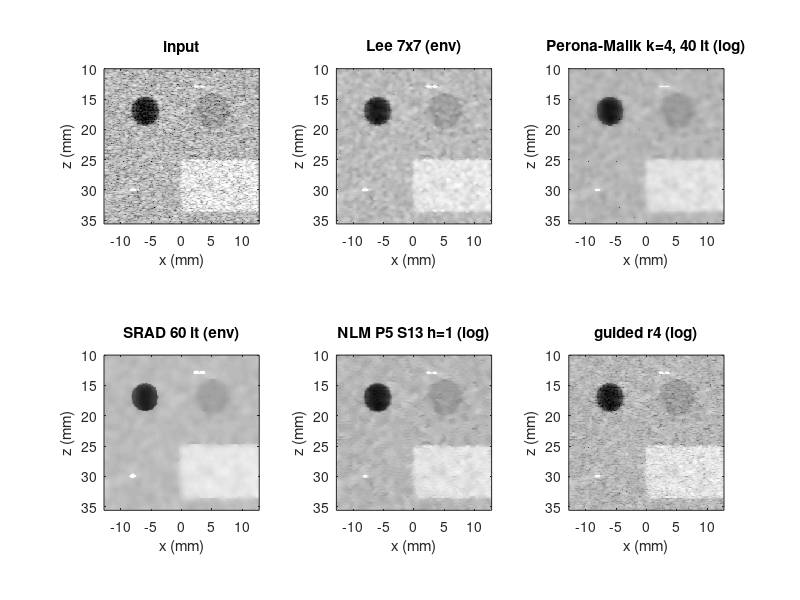

This chart was generated by the following MATLAB code:
%% m35_speckle_filters.m  --  one speckle phantom, ten classical filters, five numbers
% Purpose : Simulate a 256 x 256 B-mode phantom (k-space filtered complex Gaussian
%           scatterers: 5 MHz, 60% bandwidth, F#2, 0.1 mm pixels) with an anechoic cyst,
%           a -6 dB lesion, a +10 dB block with a vertical edge and point targets. Apply
%           mean, median, Lee, Kuan, Frost, Perona-Malik, SRAD, bilateral, non-local means
%           and self-guided filtering, and report for each: cyst and lesion gCNR, envelope
%           CNR, speckle SNR, log-speckle std, edge 10-90% width (erf fit) and point -6 dB
%           widths. Equations (35.5)-(35.14) of Module 35.
% Change  : window sizes, Cu, K, kappa, iterations, NLM h; f0, bw, Fn of the phantom.
% Expect  : input speckle SNR near 1.91 and log std near 5.57 dB; every filter raises
%           SNR and gCNR, and pays in edge width or point width.
% Base MATLAB only; runs in MATLAB R2019b+ and GNU Octave 8.
rng(35);

%% 1. phantom
N = 256; d = 0.1e-3; c0 = 1540; f0 = 5e6; lam = c0/f0; B = 0.6*f0; sf = B/(2*sqrt(2*log(2))); Fn = 2; z0 = 10e-3;
x = ((0:N-1) - N/2 + 0.5)*d;  z = z0 + ((0:N-1) + 0.5)*d;  [X, Z] = meshgrid(x, z);
fk = ([0:N/2-1, -N/2:-1])/(N*d);  [KX, KZ] = meshgrid(fk, fk);
H = exp(-(c0*KZ/2).^2/(2*sf^2)) .* max(0, 1 - abs(KX)*lam*Fn);
R = ones(N);  R(hypot(X + 6e-3, Z - 17e-3) < 2.5e-3) = 0;  R(hypot(X - 5e-3, Z - 17e-3) < 3e-3) = 10^(-0.6);
R(X >= 0 & Z >= 25e-3 & Z <= 33.5e-3) = 10;
s = sqrt(R + 1e-4) .* (randn(N) + 1i*randn(N))/sqrt(2);
apt = sqrt(1e3*N*N*sum(H(:).^2))/sum(H(:));                        % +30 dB point targets
pts = [-8e-3 30e-3; 2.5e-3 13e-3; 3.5e-3 13e-3];
for k = 1:3, [~, iq] = min(abs(x - pts(k,1))); [~, ir] = min(abs(z - pts(k,2))); s(ir, iq) = s(ir, iq) + apt; end
zf = ifft2(fft2(s).*H) * sqrt(N*N/sum(H(:).^2));
A = abs(zf);  Dlog = 20*log10(A + 1e-9);

%% 2. ROIs and metric helpers
inC = hypot(X + 6e-3, Z - 17e-3) < 2.0e-3;  outC = hypot(X + 6e-3, Z - 17e-3) > 3.25e-3 & hypot(X + 6e-3, Z - 17e-3) < 4.75e-3;
inL = hypot(X - 5e-3, Z - 17e-3) < 2.4e-3;  outL = hypot(X - 5e-3, Z - 17e-3) > 3.9e-3 & hypot(X - 5e-3, Z - 17e-3) < 5.7e-3;
bg = abs(X) <= 11e-3 & Z >= 21.5e-3 & Z <= 24.3e-3;
cnrf = @(a, b) abs(mean(a) - mean(b))/sqrt(var(a, 1) + var(b, 1));
edgesf = @(p) unique(p(round((0:64)*(numel(p) - 1)/64) + 1));       % 64 quantile bins of the pooled values (as in the page)
hm = @(h) [h(1:end-2); h(end-1) + h(end)];                            % values equal to the top edge go to the top bin
gc3 = @(a, b, e) 1 - sum(min(hm(histc(a, e))/numel(a), hm(histc(b, e))/numel(b)));
gcnrf = @(a, b) gc3(a(:), b(:), edgesf(sort([a(:); b(:)])));
ecols = abs(x) <= 4e-3;  erows = z >= 26e-3 & z <= 32.5e-3;  xe = x(ecols)';
sg = 0.02e-3*1.03.^(0:120);  x0g = (-10:10)*0.025e-3;               % erf-fit grid: sigma and edge position
rad = 35;  [~, ipq] = min(abs(x - pts(1,1)));  [~, ipr] = min(abs(z - pts(1,2)));

%% 3. filter helpers (replicate padding, box statistics)
padr = @(I, r) I([ones(1, r) 1:N N*ones(1, r)], [ones(1, r) 1:N N*ones(1, r)]);
boxm = @(I, r) conv2(ones(2*r + 1, 1)/(2*r + 1), ones(1, 2*r + 1)/(2*r + 1), padr(I, r), 'valid');
CuE = sqrt(4/pi - 1);  sn = 5.57;
names = {'input', 'mean 5x5 (env)', 'median 5x5 (log)', 'Lee 7x7 (env)', 'Kuan 7x7 (env)', 'Frost 7x7 K=2 (env)', ...
         'Perona-Malik k=4, 40 it (log)', 'SRAD 60 it (env)', 'bilateral 2 px, 6 dB (log)', 'NLM P5 S13 h=1 (log)', 'guided r4 (log)'};
out = cell(1, numel(names));  dom = zeros(1, numel(names));        % dom 0: envelope output, 1: dB output
out{1} = A;
out{2} = boxm(A, 2);
P = padr(Dlog, 2); st = zeros(N, N, 25); k = 0;
for a = -2:2, for b = -2:2, k = k + 1; st(:, :, k) = P(3 + a:N + 2 + a, 3 + b:N + 2 + b); end, end
out{3} = median(st, 3); dom(3) = 1;
m = boxm(A, 3); v = max(0, boxm(A.^2, 3) - m.^2); ci2 = v./m.^2;
Wl = max(0, 1 - CuE^2./ci2); out{4} = m + Wl.*(A - m);
Wk = Wl/(1 + CuE^2);        out{5} = m + Wk.*(A - m);
P = padr(A, 3); num = zeros(N); den = zeros(N);
for a = -3:3, for b = -3:3, w = exp(-2*ci2*hypot(a, b)); num = num + w.*P(4 + a:N + 3 + a, 4 + b:N + 3 + b); den = den + w; end, end
out{6} = num./den;
u = Dlog; g2 = @(t) 1./(1 + (t/4).^2);
for it = 1:40
    Up = u([1 1:N-1], :) - u; Dn = u([2:N N], :) - u; Lf = u(:, [1 1:N-1]) - u; Rt = u(:, [2:N N]) - u;
    u = u + 0.2*(g2(Up).*Up + g2(Dn).*Dn + g2(Lf).*Lf + g2(Rt).*Rt);
end
out{7} = u; dom(7) = 1;
I = A;
for it = 1:60
    q0s = var(I(bg), 1)/mean(I(bg))^2;
    dN = I([1 1:N-1], :) - I; dS = I([2:N N], :) - I; dW = I(:, [1 1:N-1]) - I; dE = I(:, [2:N N]) - I;
    G2 = (dN.^2 + dS.^2 + dW.^2 + dE.^2)./I.^2; Lp = (dN + dS + dW + dE)./I;
    q2 = (0.5*G2 - Lp.^2/16)./(1 + 0.25*Lp).^2;
    cq = min(1, max(0, 1./(1 + (q2 - q0s)/(q0s*(1 + q0s)))));
    cS = cq([2:N N], :); cE = cq(:, [2:N N]);
    I = I + 0.2*(cq.*dN + cS.*dS + cq.*dW + cE.*dE);
end
out{8} = I;
P = padr(Dlog, 4); num = zeros(N); den = zeros(N);
for a = -4:4, for b = -4:4, Q = P(5 + a:N + 4 + a, 5 + b:N + 4 + b); w = exp(-(a^2 + b^2)/8 - (Q - Dlog).^2/72); num = num + w.*Q; den = den + w; end, end
out{9} = num./den; dom(9) = 1;
pr = 2; sr = 6; P = padr(Dlog, sr); acc = zeros(N); wsum = zeros(N); wmax = zeros(N);
dref = mean([mean((Dlog(bg) - Dlog(find(bg) + 8)).^2), mean((Dlog(bg) - Dlog(find(bg) + 8*N)).^2)]);
for a = -sr:sr, for b = -sr:sr
    if a == 0 && b == 0, continue; end
    Q = P(sr + 1 + a:N + sr + a, sr + 1 + b:N + sr + b); dd = boxm((Dlog - Q).^2, pr); w = exp(-dd/dref);
    acc = acc + w.*Q; wsum = wsum + w; wmax = max(wmax, w);
end, end
out{10} = (acc + wmax.*Dlog)./(wsum + wmax); dom(10) = 1;
mu = boxm(Dlog, 4); vv = max(0, boxm(Dlog.^2, 4) - mu.^2); aa = vv./(vv + sn^2); bb = mu - aa.*mu;
out{11} = boxm(aa, 4).*Dlog + boxm(bb, 4); dom(11) = 1;

%% 4. metrics table
fprintf('%-30s %6s %6s %6s %6s %6s %6s %7s %7s %7s\n', 'filter', 'gCNRc', 'gCNRl', 'CNRc', 'CNRl', 'SNR0', 'logsd', 'edge', 'FWHMl', 'FWHMa');
res = zeros(numel(names), 9);
for k = 1:numel(names)
    if dom(k), Dk = out{k}; Ak = 10.^(Dk/20); else, Ak = out{k}; Dk = 20*log10(Ak + 1e-9); end
    prof = mean(Dk(erows, ecols), 1)';  best = Inf;
    for is = 1:numel(sg), for ix = 1:numel(x0g)
        M = [ones(size(xe)) 0.5*(1 + erf((xe - x0g(ix))/(sg(is)*sqrt(2))))];  e = sum((prof - M*(M\prof)).^2);
        if e < best, best = e; w1090 = 2.5631*sg(is); end
    end, end
    blk = Ak(ipr-3:ipr+3, ipq-3:ipq+3); [~, im] = max(blk(:)); [br, bq] = ind2sub([7 7], im); br = br + ipr - 4; bq = bq + ipq - 4;
    wd = zeros(1, 2);
    for dirn = 1:2
        if dirn == 1, v = Ak(br, bq-rad:bq+rad); else, v = Ak(br-rad:br+rad, bq)'; end
        i0 = rad + 1; th = v(i0)/2; r = i0; while r < numel(v) && v(r) > th, r = r + 1; end; l = i0; while l > 1 && v(l) > th, l = l - 1; end
        if v(r) > th || v(l) > th, wd(dirn) = NaN; else, wd(dirn) = ((r - 1 + (v(r-1) - th)/(v(r-1) - v(r))) - (l + (th - v(l))/(v(l+1) - v(l))))*d; end
    end
    res(k, :) = [gcnrf(Ak(inC), Ak(outC)), gcnrf(Ak(inL), Ak(outL)), cnrf(Ak(inC), Ak(outC)), cnrf(Ak(inL), Ak(outL)), ...
                 mean(Ak(bg))/std(Ak(bg), 1), std(Dk(bg), 1), w1090*1e3, wd*1e3];
    fprintf('%-30s %6.3f %6.3f %6.2f %6.2f %6.2f %6.2f %7.2f %7.2f %7.2f\n', names{k}, res(k, :));
end
fprintf('theory: speckle SNR 1.913, log-speckle std 5.57 dB; widths in mm (edge 10-90%%, point -6 dB amplitude)\n');

%% 5. figure
figure(1); clf; sel = [1 4 7 8 10 11];
for k = 1:6
    j = sel(k); if dom(j), Dk = out{j}; else, Dk = 20*log10(out{j} + 1e-9); end
    subplot(2, 3, k); imagesc(x*1e3, z*1e3, Dk, [-45 15]); axis image; colormap(gray);
    title(names{j}); xlabel('x (mm)'); ylabel('z (mm)');
end
